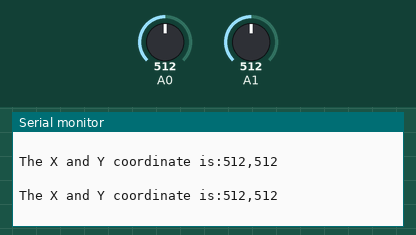
Recording of a sketch running on a simulated Arduino Uno, built with avr-gcc and run on an emulated ATmega328P. Parts: the last lines printed to the serial monitor. The test bench sets the inputs (shaded band); at power-on: A0 = 512, A1 = 512.

Above: at 1.2 s.
1.3 s: A0 set to 716
At 1.58 s:
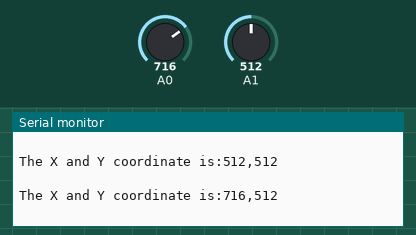
2.8 s: A1 set to 716
At 2.99 s:
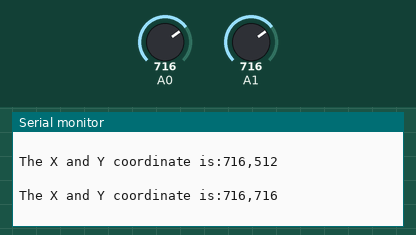
4.3 s: A0 set to 900
At 4.59 s:
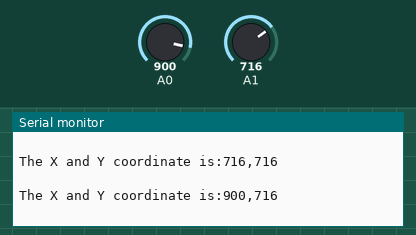
5.8 s: A1 set to 900
At 6.0 s:
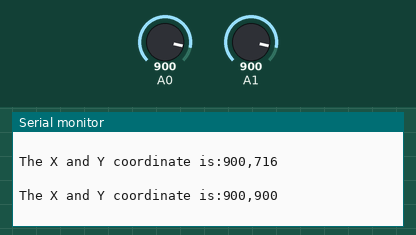
Timing chart, 0 to 8.3 s (numbered marks = the images above; inputs shaded):
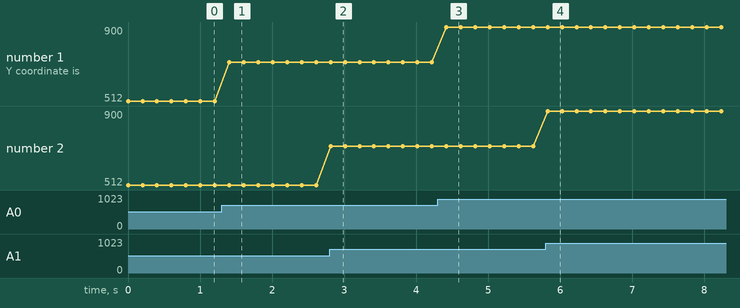

The sketch:

Lesson_15_Joystick.ino
```cpp
/*
  Thumb Joystick demo v1.0
  by:https://www.seeedstudio.com
  connect the module to A0&A1 for using;
*/

void setup()
{
    Serial.begin(9600);
}

void loop()
{
    int sensorValue1 = analogRead(A0);
    int sensorValue2 = analogRead(A1);

    Serial.print("The X and Y coordinate is:");
    Serial.print(sensorValue1, DEC);
    Serial.print(",");
    Serial.println(sensorValue2, DEC);
    Serial.println(" ");
    delay(200);
}
```

Measured:
- after the input at 1.3 s, the serial monitor: prints a new line after 0.11 s (image 1)
- after the input at 2.8 s, the serial monitor: prints a new line at once (image 2)
- after the input at 4.3 s, the serial monitor: prints a new line after 0.12 s (image 3)
- after the input at 5.8 s, the serial monitor: prints a new line at once (image 4)
- plotted number 1: 512 → 716 after the input at 1.3 s, 716 → 900 after the input at 4.3 s
